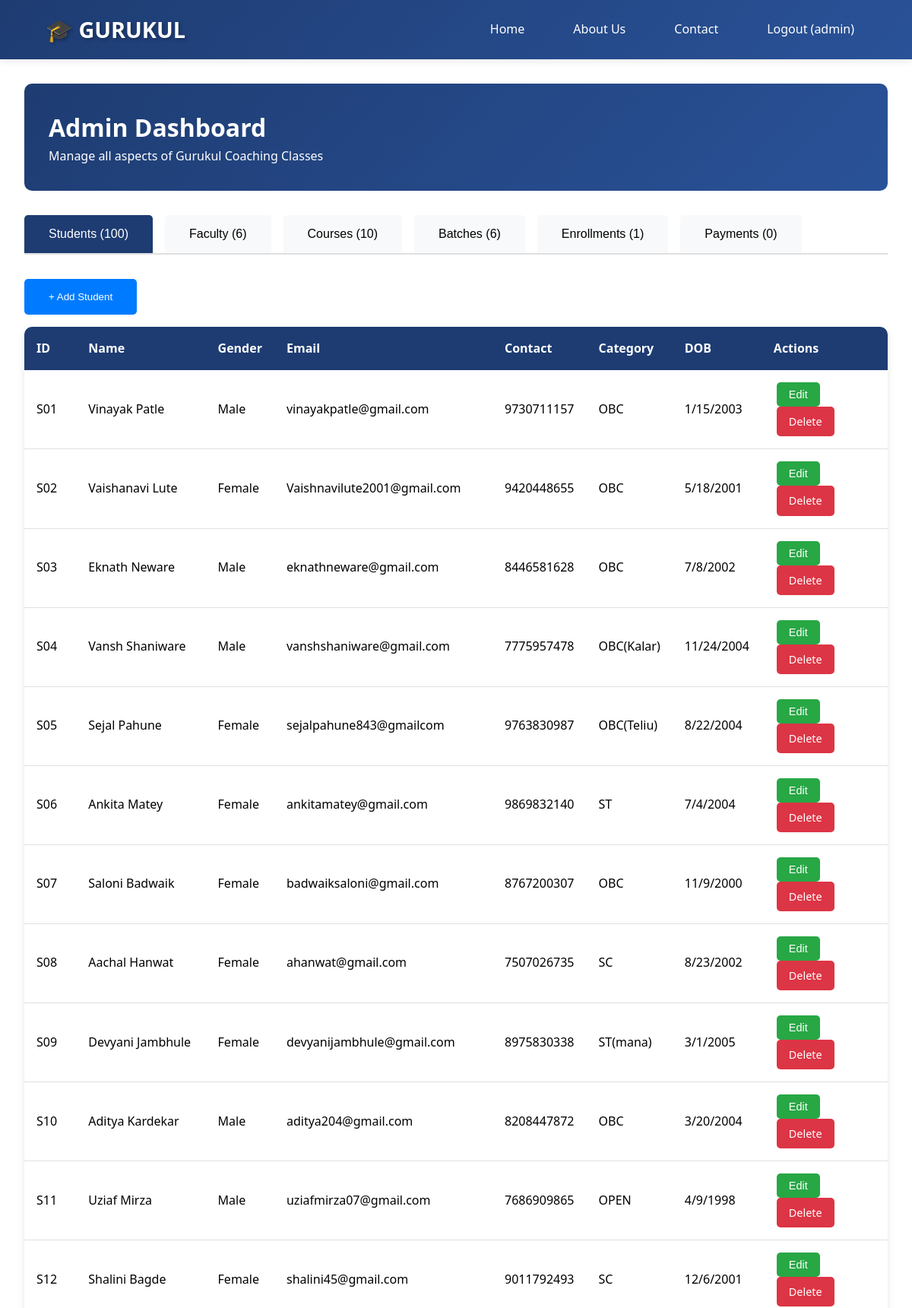
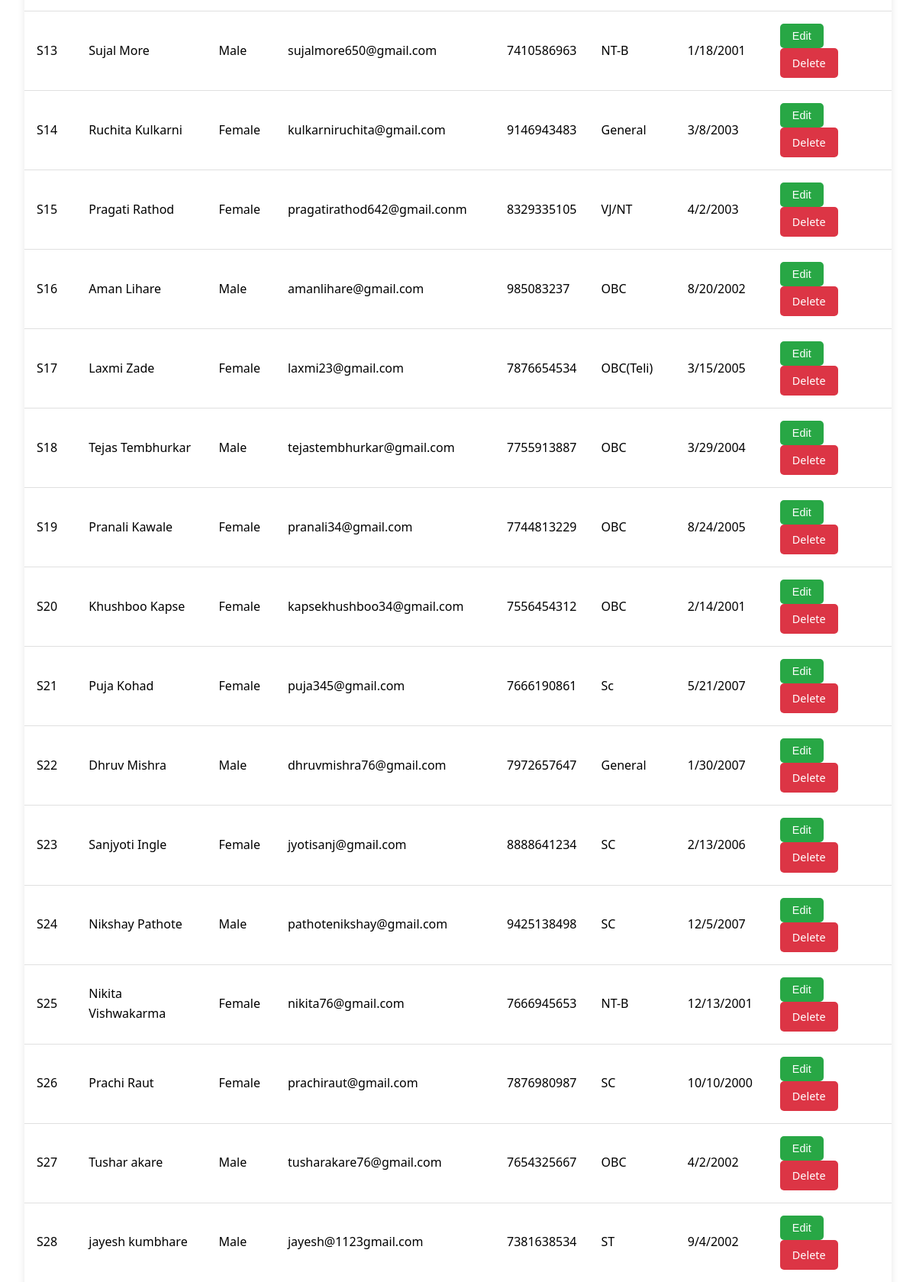
The app's page /admin/dashboard (signed in, upper part) with its own data (2 pictures, top to bottom).
### app.py (models this page shows)
class Student(db.Model):
    __tablename__ = 'student'
    student_id = db.Column(db.String(20), primary_key=True)
    student_name = db.Column(db.String(100), nullable=False)
    gender = db.Column(db.String(10))
    email_id = db.Column(db.String(100))
    address = db.Column(db.Text)
    contact_number = db.Column(db.String(20))
    category = db.Column(db.String(50))
    date_of_birth = db.Column(db.String(20))
    attendance = db.Column(db.Integer, default=0)
    progress = db.Column(db.Integer, default=0)

### app.py (the view)
@app.route('/admin/dashboard')
def admin_dashboard():
    if 'role' not in session or session['role'] != 'admin':
        return redirect(url_for('login', role='admin'))
    students = Student.query.all()
    faculty = Faculty.query.all()
    courses = Course.query.all()
    batches = Batch.query.all()
    enrollments = Enrollment.query.all()
    payments = PaymentTransaction.query.all()
    return render_template('admin_dashboard.html',
                         students=students,
                         faculty=faculty,
                         courses=courses,
                         batches=batches,
                         enrollments=enrollments,
                         payments=payments)

### templates/admin_dashboard.html (shortened to what this page needs)
{% extends "base.html" %}
{% block content %}
<div class="dashboard">
    <div class="dashboard-header">
        <h1>Admin Dashboard</h1>
        <p>Manage all aspects of Gurukul Coaching Classes</p>
    </div>
    <div class="tabs">
        <button class="tab active" onclick="showTab('students')">Students ({{ students|length }})</button>
        <button class="tab" onclick="showTab('faculty')">Faculty ({{ faculty|length }})</button>
        <button class="tab" onclick="showTab('courses')">Courses ({{ courses|length }})</button>
        <button class="tab" onclick="showTab('batches')">Batches ({{ batches|length }})</button>
        <button class="tab" onclick="showTab('enrollments')">Enrollments ({{ enrollments|length }})</button>
        <button class="tab" onclick="showTab('payments')">Payments ({{ payments|length }})</button>
    </div>
    <div id="students" class="tab-content active">
        <button class="btn-add" onclick="showAddForm('student')">+ Add Student</button>
        <div class="data-table">
            <table>
                <thead>
                    <tr>
                        <th>ID</th>
                        <th>Name</th>
                        <th>Gender</th>
                        <th>Email</th>
                        <th>Contact</th>
                        <th>Category</th>
                        <th>DOB</th>
                        <th>Actions</th>
                    </tr>
                </thead>
                <tbody>
                    {% for student in students %}
                    <tr>
                        <td>{{ student.student_id }}</td>
                        <td>{{ student.student_name }}</td>
                        <td>{{ student.gender }}</td>
                        <td>{{ student.email_id }}</td>
                        <td>{{ student.contact_number }}</td>
                        <td>{{ student.category }}</td>
                        <td>{{ student.date_of_birth }}</td>
                        <td>
                            <button class="btn-action btn-edit" onclick="editStudent('{{ student.student_id }}', '{{ student.student_name }}', '{{ student.gender }}', '{{ student.email_id }}', '{{ student.contact_number }}', '{{ student.category }}', '{{ student.date_of_birth }}', '{{ student.address }}')">Edit</button>
                            <a href="{{ url_for('delete_student', student_id=student.student_id) }}"
                               onclick="return confirm('Are you sure?')"
                               class="btn-action btn-delete">Delete</a>
                        </td>
                    </tr>
                    {% endfor %}
                </tbody>
            </table>
        </div>
    </div>
</div>
{% endblock %}

### templates/base.html (shortened to what this page needs)
<!DOCTYPE html>
<html lang="en">
<head>
</head>
<body>
    <nav class="navbar">
        <div class="logo">🎓 GURUKUL</div>
        <ul class="nav-links">
            <li><a href="{{ url_for('index') }}">Home</a></li>
            <li><a href="{{ url_for('index') }}#about">About Us</a></li>
            <li><a href="{{ url_for('index') }}#contact">Contact</a></li>
            {% if session.username %}
            <li><a href="{{ url_for('logout') }}">Logout ({{ session.username }})</a></li>
            {% endif %}
        </ul>
    </nav>
    {% block content %}{% endblock %}
</body>
</html>

### templates/base.html (style rules this page uses)
* { margin: 0; padding: 0; box-sizing: border-box; }
body { font-family: 'Segoe UI', Tahoma, Geneva, Verdana, sans-serif; line-height: 1.6; }
.navbar { background: linear-gradient(135deg, #1e3c72 0%, #2a5298 100%); padding: 1rem 5%; display: flex; justify-content: space-between; align-items: center; box-shadow: 0 2px 10px rgba(0,0,0,0.1); position: sticky; top: 0; z-index: 1000; }
.logo { font-size: 1.8rem; font-weight: bold; color: #fff; text-shadow: 2px 2px 4px rgba(0,0,0,0.3); }
.nav-links { display: flex; gap: 2rem; list-style: none; }
.nav-links a { color: #fff; text-decoration: none; font-weight: 500; transition: all 0.3s; padding: 0.5rem 1rem; border-radius: 5px; }

### templates/admin_dashboard.html (style rules this page uses)
.dashboard { padding: 2rem; }
.dashboard-header { background: linear-gradient(135deg, #1e3c72, #2a5298); color: #fff; padding: 2rem; border-radius: 10px; margin-bottom: 2rem; }
.tabs { display: flex; gap: 1rem; margin-bottom: 2rem; border-bottom: 2px solid #e0e0e0; flex-wrap: wrap; }
.tab { padding: 1rem 2rem; background: #f8f9fa; border: none; border-radius: 5px 5px 0 0; cursor: pointer; font-size: 1rem; transition: all 0.3s; }
.tab.active { background: #1e3c72; color: #fff; }
.tab-content { display: none; }
.tab-content.active { display: block; }
.data-table { width: 100%; background: #fff; border-radius: 10px; overflow-x: auto; box-shadow: 0 3px 10px rgba(0,0,0,0.1); }
.data-table table { width: 100%; border-collapse: collapse; min-width: 800px; }
.data-table th { background: #1e3c72; color: #fff; padding: 1rem; text-align: left; position: sticky; top: 0; }
.data-table td { padding: 1rem; border-bottom: 1px solid #e0e0e0; }
.btn-action { padding: 0.5rem 1rem; margin: 0 0.25rem; border: none; border-radius: 5px; cursor: pointer; font-size: 0.9rem; text-decoration: none; display: inline-block; }
.btn-edit { background: #28a745; color: #fff; }
.btn-delete { background: #dc3545; color: #fff; }
.btn-add { background: #007bff; color: #fff; padding: 1rem 2rem; border: none; border-radius: 5px; cursor: pointer; margin-bottom: 1rem; }

### records on screen
Student: student_id "S01", student_name "Vinayak Patle", gender "Male", email_id "vinayakpatle@gmail.com", contact_number "9730711157", category "OBC", date_of_birth "1/15/2003"
Student: student_id "S02", student_name "Vaishanavi Lute", gender "Female", email_id "Vaishnavilute2001@gmail.com", contact_number "9420448655", category "OBC", date_of_birth "5/18/2001"
Student: student_id "S03", student_name "Eknath Neware", gender "Male", email_id "eknathneware@gmail.com", contact_number "8446581628", category "OBC", date_of_birth "7/8/2002"
Student: student_id "S04", student_name "Vansh Shaniware", gender "Male", email_id "vanshshaniware@gmail.com", contact_number "7775957478", category "OBC(Kalar)", date_of_birth "11/24/2004"
Student: student_id "S05", student_name "Sejal Pahune", gender "Female", email_id "sejalpahune843@gmailcom", contact_number "9763830987", category "OBC(Teliu)", date_of_birth "8/22/2004"
Student: student_id "S06", student_name "Ankita Matey", gender "Female", email_id "ankitamatey@gmail.com", contact_number "9869832140", category "ST", date_of_birth "7/4/2004"
Student: student_id "S07", student_name "Saloni Badwaik", gender "Female", email_id "badwaiksaloni@gmail.com", contact_number "8767200307", category "OBC", date_of_birth "11/9/2000"
Student: student_id "S08", student_name "Aachal Hanwat", gender "Female", email_id "ahanwat@gmail.com", contact_number "7507026735", category "SC", date_of_birth "8/23/2002"
Student: student_id "S09", student_name "Devyani Jambhule", gender "Female", email_id "devyanijambhule@gmail.com", contact_number "8975830338", category "ST(mana)", date_of_birth "3/1/2005"
Student: student_id "S10", student_name "Aditya Kardekar", gender "Male", email_id "aditya204@gmail.com", contact_number "8208447872", category "OBC", date_of_birth "3/20/2004"
Student: student_id "S11", student_name "Uziaf Mirza", gender "Male", email_id "uziafmirza07@gmail.com", contact_number "7686909865", category "OPEN", date_of_birth "4/9/1998"
Student: student_id "S12", student_name "Shalini Bagde", gender "Female", email_id "shalini45@gmail.com", contact_number "9011792493", category "SC", date_of_birth "12/6/2001"
Student: student_id "S13", student_name "Sujal More", gender "Male", email_id "sujalmore650@gmail.com", contact_number "7410586963", category "NT-B", date_of_birth "1/18/2001"
Student: student_id "S14", student_name "Ruchita Kulkarni", gender "Female", email_id "kulkarniruchita@gmail.com", contact_number "9146943483", category "General", date_of_birth "3/8/2003"
Student: student_id "S15", student_name "Pragati Rathod", gender "Female", email_id "pragatirathod642@gmail.conm", contact_number "8329335105", category "VJ/NT", date_of_birth "4/2/2003"
Student: student_id "S16", student_name "Aman Lihare", gender "Male", email_id "amanlihare@gmail.com", contact_number "985083237", category "OBC", date_of_birth "8/20/2002"
Student: student_id "S17", student_name "Laxmi Zade", gender "Female", email_id "laxmi23@gmail.com", contact_number "7876654534", category "OBC(Teli)", date_of_birth "3/15/2005"
Student: student_id "S18", student_name "Tejas Tembhurkar", gender "Male", email_id "tejastembhurkar@gmail.com", contact_number "7755913887", category "OBC", date_of_birth "3/29/2004"
Student: student_id "S19", student_name "Pranali Kawale", gender "Female", email_id "pranali34@gmail.com", contact_number "7744813229", category "OBC", date_of_birth "8/24/2005"
Student: student_id "S20", student_name "Khushboo Kapse", gender "Female", email_id "kapsekhushboo34@gmail.com", contact_number "7556454312", category "OBC", date_of_birth "2/14/2001"
Student: student_id "S21", student_name "Puja Kohad", gender "Female", email_id "puja345@gmail.com", contact_number "7666190861", category "Sc", date_of_birth "5/21/2007"
Student: student_id "S22", student_name "Dhruv Mishra", gender "Male", email_id "dhruvmishra76@gmail.com", contact_number "7972657647", category "General", date_of_birth "1/30/2007"
Student: student_id "S23", student_name "Sanjyoti Ingle", gender "Female", email_id "jyotisanj@gmail.com", contact_number "8888641234", category "SC", date_of_birth "2/13/2006"
Student: student_id "S24", student_name "Nikshay Pathote", gender "Male", email_id "pathotenikshay@gmail.com", contact_number "9425138498", category "SC", date_of_birth "12/5/2007"
Student: student_id "S25", student_name "Nikita Vishwakarma", gender "Female", email_id "nikita76@gmail.com", contact_number "7666945653", category "NT-B", date_of_birth "12/13/2001"
Student: student_id "S26", student_name "Prachi Raut", gender "Female", email_id "prachiraut@gmail.com", contact_number "7876980987", category "SC", date_of_birth "10/10/2000"
Student: student_id "S27", student_name "Tushar akare", gender "Male", email_id "tusharakare76@gmail.com", contact_number "7654325667", category "OBC", date_of_birth "4/2/2002"
Student: student_id "S28", student_name "jayesh kumbhare", gender "Male", email_id "jayesh@1123gmail.com", contact_number "7381638534", category "ST", date_of_birth "9/4/2002"

### other values on screen
{{ session.username }} "admin"
{{ students|length }} "100"
{{ faculty|length }} "6"
{{ courses|length }} "10"
{{ batches|length }} "6"
{{ enrollments|length }} "1"
{{ payments|length }} "0"
